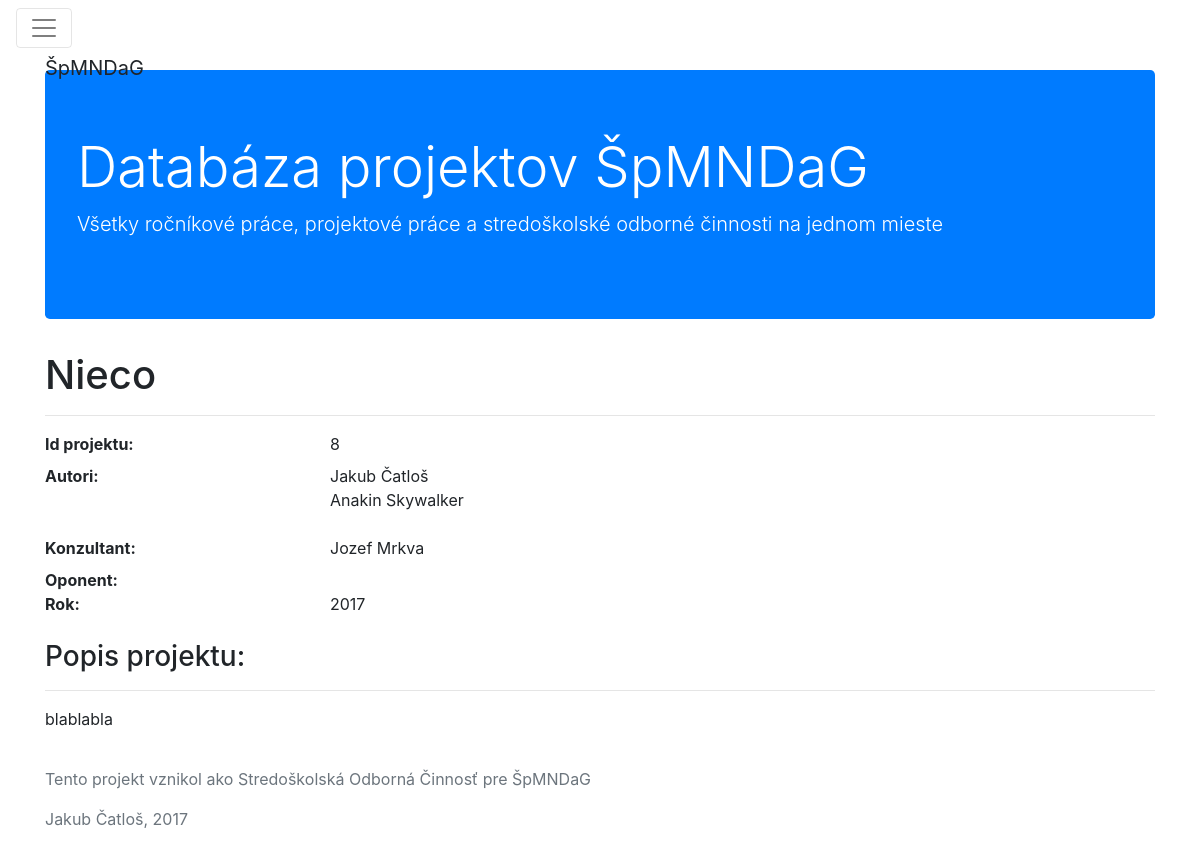
The app's page /database/projekty/8/ (signed in) with its own data.
### database/models.py (models this page shows, shortened)
class Project(models.Model):
  title = models.CharField(max_length=100, default='Nepomenovaný projekt')
  description = models.CharField(max_length=1000, blank=True, null=True)
  document = models.OneToOneField(Document, related_name = "document", null=True, blank=True)
  consultant = models.ForeignKey(User, related_name = "consultant", blank=True, null=True)
  authors = models.ManyToManyField(User, related_name = "projects")
  oponent = models.ForeignKey(User, related_name = "oponent", null=True)
  registration_date = models.DateField(default=timezone.now)

### database/views.py (the view)
# urls.py: url(r'^database/projekty/(\d+)/$', projekty),
@login_required(login_url='login')
def projekty(request, id_input):
  project = Project.objects.get(id=id_input)
  if request.method == 'POST':
    dokument = PridajDokument(request.POST, request.FILES)
    if dokument.is_valid():
      subor = Document(dokument = request.FILES['projekt'])
      subor.save()
      project.document = subor
      project.save()
      subor.save()
  else:
    dokument = PridajDokument()
  return render(request, 'database/project.html', {'project': project, 'user':request.user, 'dokument': dokument})

### templates/database/project.html (shortened to what this page needs)
{% extends "base.html" %}
{% block content %}
  <h1>{{ project.title }}</h1>
  <hr>
  <dl class="row">
    <dt class="col-sm-3 text-truncate">Id projektu:</dt>
    <dd class="col-sm-9">{{ project.id }}</dd>
    <dt class="col-sm-3">Autori:</dt>
      <dd class="col-sm-9">
        <ul class="list-unstyled">
          {% for author in project.authors.all %}
            <li>{{ author.get_full_name }}</li>
          {% endfor %}
        </ul>
      </dd>
    <dt class="col-sm-3">Konzultant:</dt>
    <dd class="col-sm-9">{% if project.consultant %}{{ project.consultant.get_full_name }}{% endif %}</dd>
    <dt class="col-sm-3">Oponent:</dt>
    <dd class="col-sm-9">{% if project.oponent %}{{ project.oponent.get_full_name }}{% endif %}</dd>
    <dt class="col-sm-3 text-truncate">Rok:</dt>
    <dd class="col-sm-9">{{ project.registration_date.year }}</dd>
  </dl>
  {% if project.description %}
    <h3>Popis projektu:</h3>
    <hr>
    <p> {{ project.description }}</p>
  {% endif %}
{% endblock %}

### records on screen
Project: title "Nieco", id "8", consultant.get_full_name "Jozef Mrkva", registration_date.year "2017", description "blablabla"

### other values on screen
{{ author.get_full_name }} "Jakub Čatloš"
{{ author.get_full_name }} "Anakin Skywalker"
